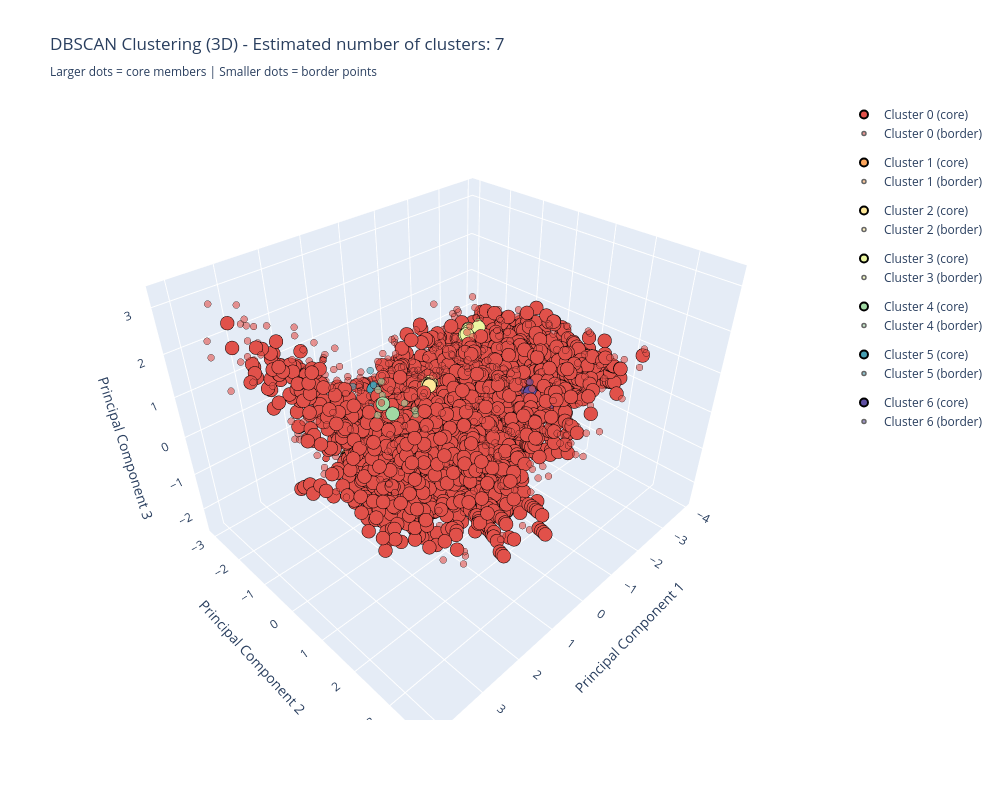

The notebook cell this image was saved under:
### Code cell
#Apply PCA to reduce to 3 dimensions for interactive visualization with Plotly
from sklearn.decomposition import PCA
import plotly.graph_objects as go

pca = PCA(n_components=3)
df_pca = pca.fit_transform(df_scaled)
df_pca = pd.DataFrame(df_pca, columns=['PC1', 'PC2', 'PC3'])

# Create traces for each cluster
fig = go.Figure()

unique_labels = set(labels)
colors_hex = [f'rgb{tuple([int(c*255) for c in plt.cm.Spectral(each)[:3]])}' 
              for each in np.linspace(0, 1, len(unique_labels))]

# Create a mapping of clusters to colors for legend
cluster_color_map = {}
for k, col_hex in zip(sorted(unique_labels), colors_hex):
    cluster_color_map[k] = col_hex

for k, col_hex in zip(sorted(unique_labels), colors_hex):
    if k == -1:
        continue  # Skip noise points for clarity
    class_member_mask = (labels == k)
    xy = df_pca[class_member_mask]
    
    # Get material indices for this cluster
    material_indices = df_slme[class_member_mask].index
    material_info = [f"Material ID: {idx}" for idx in material_indices]
    
    # Separate core and non-core points
    is_core = core_samples_mask[class_member_mask]
    
    # Plot core samples
    core_points = xy[is_core]
    core_materials = [material_info[i] for i, is_c in enumerate(is_core) if is_c]
    
    if len(core_points) > 0:
        fig.add_trace(go.Scatter3d(
            x=core_points['PC1'], y=core_points['PC2'], z=core_points['PC3'],
            mode='markers',
            name=f'Cluster {k} (core)',
            marker=dict(size=8, color=col_hex, opacity=1.0, line=dict(color='black', width=2)),
            text=core_materials,
            hovertemplate=f'<b>Cluster {k} (Core)</b><br>%{{text}}<br>PC1: %{{x:.3f}}<br>PC2: %{{y:.3f}}<br>PC3: %{{z:.3f}}<extra></extra>',
            legendgroup=f'cluster_{k}',
            showlegend=True
        ))
    
    # Plot non-core samples
    non_core_points = xy[~is_core]
    non_core_materials = [material_info[i] for i, is_nc in enumerate(is_core) if not is_nc]
    
    if len(non_core_points) > 0:
        fig.add_trace(go.Scatter3d(
            x=non_core_points['PC1'], y=non_core_points['PC2'], z=non_core_points['PC3'],
            mode='markers',
            name=f'Cluster {k} (border)',
            marker=dict(size=4, color=col_hex, opacity=0.6, line=dict(color='black', width=1.5)),
            text=non_core_materials,
            hovertemplate=f'<b>Cluster {k} (Border)</b><br>%{{text}}<br>PC1: %{{x:.3f}}<br>PC2: %{{y:.3f}}<br>PC3: %{{z:.3f}}<extra></extra>',
            legendgroup=f'cluster_{k}',
            showlegend=True
        ))

n_clusters_ = len(set(labels)) - (1 if -1 in labels else 0)
fig.update_layout(
    title=f'DBSCAN Clustering (3D) - Estimated number of clusters: {n_clusters_}<br><sub>Larger dots = core members | Smaller dots = border points</sub>',
    scene=dict(
        xaxis_title=f'Principal Component 1',
        yaxis_title=f'Principal Component 2',
        zaxis_title=f'Principal Component 3'
    ),
    width=1000,
    height=800,
    hovermode='closest',
    showlegend=True,
    
)
fig.show()

# Print label explanation
print("=" * 60)
print("DBSCAN Label Explanation:")
print("=" * 60)
print(f"Each point in the plot has a cluster label:")
print(f"  • Labels 0, 1, 2, ... = Cluster membership numbers")
print(f"  • Label -1 = Noise points (outliers not assigned to any cluster)")
print(f"\nPoint Types:")
print(f"  • Core members (larger dots): Points at the center of clusters")
print(f"  • Border points (smaller dots): Points on the edges of clusters")
print(f"\nCurrent Clustering Results:")
print(f"  • Number of clusters found: {n_clusters_}")
print(f"  • Number of noise points: {sum(labels == -1)}")
print(f"  • Total materials analyzed: {len(labels)}")
print("=" * 60)

### Figure 1 — Plotly figure (JSON) as saved in the notebook; plotly's stock layout.template omitted (floating-point values rounded to 4 significant figures; data arrays with more than 128 entries replaced by an {"elided": "..."} marker saying what was removed)
{"data": [{"hovertemplate": "<b>Cluster 0 (Core)</b><br>%{text}<br>PC1: %{x:.3f}<br>PC2: %{y:.3f}<br>PC3: %{z:.3f}<extra></extra>", "legendgroup": "cluster_0", "marker": {"color": "rgb(225, 81, 74)", "line": {"color": "black", "width": 2}, "opacity": 1, "size": 8}, "mode": "markers", "name": "Cluster 0 (core)", "showlegend": true, "text": {"elided": "7877 str values"}, "type": "scatter3d", "x": {"elided": "7877 float values"}, "y": {"elided": "7877 float values"}, "z": {"elided": "7877 float values"}}, {"hovertemplate": "<b>Cluster 0 (Border)</b><br>%{text}<br>PC1: %{x:.3f}<br>PC2: %{y:.3f}<br>PC3: %{z:.3f}<extra></extra>", "legendgroup": "cluster_0", "marker": {"color": "rgb(225, 81, 74)", "line": {"color": "black", "width": 1.5}, "opacity": 0.6, "size": 4}, "mode": "markers", "name": "Cluster 0 (border)", "showlegend": true, "text": {"elided": "837 str values"}, "type": "scatter3d", "x": {"elided": "837 float values"}, "y": {"elided": "837 float values"}, "z": {"elided": "837 float values"}}, {"hovertemplate": "<b>Cluster 1 (Core)</b><br>%{text}<br>PC1: %{x:.3f}<br>PC2: %{y:.3f}<br>PC3: %{z:.3f}<extra></extra>", "legendgroup": "cluster_1", "marker": {"color": "rgb(251, 165, 92)", "line": {"color": "black", "width": 2}, "opacity": 1, "size": 8}, "mode": "markers", "name": "Cluster 1 (core)", "showlegend": true, "text": ["Material ID: 45", "Material ID: 17825", "Material ID: 20257", "Material ID: 34410", "Material ID: 34453", "Material ID: 34551", "Material ID: 35404", "Material ID: 36152", "Material ID: 36227", "Material ID: 36254", "Material ID: 44169", "Material ID: 45622"], "type": "scatter3d", "x": [1.426, 1.28, 1.332, 1.426, 1.426, 1.009, 1.017, 0.9115, 1.435, 1.426, 0.9608, 1.378], "y": [-1.734, -1.812, -1.766, -1.734, -1.735, -2.18, -2.198, -2.228, -1.762, -1.734, -2.203, -1.759], "z": [-1.304, -1.479, -1.411, -1.304, -1.304, -1.184, -1.187, -1.301, -1.308, -1.304, -1.242, -1.362]}, {"hovertemplate": "<b>Cluster 1 (Border)</b><br>%{text}<br>PC1: %{x:.3f}<br>PC2: %{y:.3f}<br>PC3: %{z:.3f}<extra></extra>", "legendgroup": "cluster_1", "marker": {"color": "rgb(251, 165, 92)", "line": {"color": "black", "width": 1.5}, "opacity": 0.6, "size": 4}, "mode": "markers", "name": "Cluster 1 (border)", "showlegend": true, "text": ["Material ID: 19949", "Material ID: 36185"], "type": "scatter3d", "x": [1.449, 0.8628], "y": [-1.839, -2.255], "z": [-1.372, -1.359]}, {"hovertemplate": "<b>Cluster 2 (Core)</b><br>%{text}<br>PC1: %{x:.3f}<br>PC2: %{y:.3f}<br>PC3: %{z:.3f}<extra></extra>", "legendgroup": "cluster_2", "marker": {"color": "rgb(254, 232, 153)", "line": {"color": "black", "width": 2}, "opacity": 1, "size": 8}, "mode": "markers", "name": "Cluster 2 (core)", "showlegend": true, "text": ["Material ID: 201", "Material ID: 15368", "Material ID: 22360", "Material ID: 30942", "Material ID: 34904", "Material ID: 35212", "Material ID: 38620", "Material ID: 38867", "Material ID: 43847", "Material ID: 63458"], "type": "scatter3d", "x": [0.3513, 0.2073, 0.3222, 0.3823, 0.3222, 0.4203, 0.4126, 0.3513, 0.4126, 0.4014], "y": [-0.07423, -0.2145, -0.1196, -0.07206, -0.1196, -0.04157, -0.05729, -0.07423, -0.05729, -0.1109], "z": [0.8219, 0.8307, 0.9494, 0.9441, 0.9494, 0.94, 0.941, 0.8219, 0.941, 0.9371]}, {"hovertemplate": "<b>Cluster 2 (Border)</b><br>%{text}<br>PC1: %{x:.3f}<br>PC2: %{y:.3f}<br>PC3: %{z:.3f}<extra></extra>", "legendgroup": "cluster_2", "marker": {"color": "rgb(254, 232, 153)", "line": {"color": "black", "width": 1.5}, "opacity": 0.6, "size": 4}, "mode": "markers", "name": "Cluster 2 (border)", "showlegend": true, "text": ["Material ID: 34557"], "type": "scatter3d", "x": [0.3978], "y": [-0.2353], "z": [0.3825]}, {"hovertemplate": "<b>Cluster 3 (Core)</b><br>%{text}<br>PC1: %{x:.3f}<br>PC2: %{y:.3f}<br>PC3: %{z:.3f}<extra></extra>", "legendgroup": "cluster_3", "marker": {"color": "rgb(236, 247, 162)", "line": {"color": "black", "width": 2}, "opacity": 1, "size": 8}, "mode": "markers", "name": "Cluster 3 (core)", "showlegend": true, "text": ["Material ID: 2802", "Material ID: 3115", "Material ID: 3277", "Material ID: 3663", "Material ID: 4089", "Material ID: 4767", "Material ID: 5482", "Material ID: 5558", "Material ID: 6721", "Material ID: 6827", "Material ID: 6925", "Material ID: 24993", "Material ID: 30643", "Material ID: 35167", "Material ID: 39425", "Material ID: 41344", "Material ID: 62914"], "type": "scatter3d", "x": [-1.523, -1.53, -1.533, -1.53, -1.53, -1.303, -1.407, -1.53, -1.38, -1.283, -1.523, -1.41, -1.303, -1.281, -1.213, -1.53, -1.362], "y": [-0.7711, -0.7747, -0.7739, -0.7747, -0.7747, -0.6135, -0.6986, -0.7747, -0.6772, -0.6777, -0.7705, -0.4053, -0.6132, -0.6752, -0.5657, -0.7752, -0.6411], "z": [1.179, 1.179, 1.179, 1.179, 1.179, 1.167, 1.293, 1.179, 1.29, 1.199, 1.179, 1.449, 1.168, 1.198, 1.287, 1.179, 1.275]}, {"hovertemplate": "<b>Cluster 3 (Border)</b><br>%{text}<br>PC1: %{x:.3f}<br>PC2: %{y:.3f}<br>PC3: %{z:.3f}<extra></extra>", "legendgroup": "cluster_3", "marker": {"color": "rgb(236, 247, 162)", "line": {"color": "black", "width": 1.5}, "opacity": 0.6, "size": 4}, "mode": "markers", "name": "Cluster 3 (border)", "showlegend": true, "text": ["Material ID: 27371", "Material ID: 29555", "Material ID: 62856"], "type": "scatter3d", "x": [-1.636, -1.636, -1.657], "y": [-0.6252, -0.6254, -0.617], "z": [1.408, 1.408, 1.387]}, {"hovertemplate": "<b>Cluster 4 (Core)</b><br>%{text}<br>PC1: %{x:.3f}<br>PC2: %{y:.3f}<br>PC3: %{z:.3f}<extra></extra>", "legendgroup": "cluster_4", "marker": {"color": "rgb(161, 217, 164)", "line": {"color": "black", "width": 2}, "opacity": 1, "size": 8}, "mode": "markers", "name": "Cluster 4 (core)", "showlegend": true, "text": ["Material ID: 23535", "Material ID: 23987", "Material ID: 29978"], "type": "scatter3d", "x": [1.688, 1.721, 1.72], "y": [-0.01049, 0.3095, 0.3089], "z": [1.13, 1.07, 1.07]}, {"hovertemplate": "<b>Cluster 4 (Border)</b><br>%{text}<br>PC1: %{x:.3f}<br>PC2: %{y:.3f}<br>PC3: %{z:.3f}<extra></extra>", "legendgroup": "cluster_4", "marker": {"color": "rgb(161, 217, 164)", "line": {"color": "black", "width": 1.5}, "opacity": 0.6, "size": 4}, "mode": "markers", "name": "Cluster 4 (border)", "showlegend": true, "text": ["Material ID: 22863", "Material ID: 23360", "Material ID: 23503", "Material ID: 23559", "Material ID: 25108", "Material ID: 27404", "Material ID: 38225", "Material ID: 54541"], "type": "scatter3d", "x": [1.584, 1.706, 1.404, 1.364, 1.167, 1.748, 2.055, 1.637], "y": [0.8058, 0.01356, -0.3617, -0.3536, 0.02513, -0.04797, 0.2708, 0.8835], "z": [1.33, 1.662, 1.021, 0.8118, 0.9034, 1.46, 1.184, 1.298]}, {"hovertemplate": "<b>Cluster 5 (Core)</b><br>%{text}<br>PC1: %{x:.3f}<br>PC2: %{y:.3f}<br>PC3: %{z:.3f}<extra></extra>", "legendgroup": "cluster_5", "marker": {"color": "rgb(71, 159, 179)", "line": {"color": "black", "width": 2}, "opacity": 1, "size": 8}, "mode": "markers", "name": "Cluster 5 (core)", "showlegend": true, "text": ["Material ID: 25500"], "type": "scatter3d", "x": [1.03], "y": [-1.121], "z": [0.629]}, {"hovertemplate": "<b>Cluster 5 (Border)</b><br>%{text}<br>PC1: %{x:.3f}<br>PC2: %{y:.3f}<br>PC3: %{z:.3f}<extra></extra>", "legendgroup": "cluster_5", "marker": {"color": "rgb(71, 159, 179)", "line": {"color": "black", "width": 1.5}, "opacity": 0.6, "size": 4}, "mode": "markers", "name": "Cluster 5 (border)", "showlegend": true, "text": ["Material ID: 22547", "Material ID: 23305", "Material ID: 24994", "Material ID: 25044", "Material ID: 25595", "Material ID: 32483"], "type": "scatter3d", "x": [1.477, 0.8029, 1.121, 1.135, 1.229, 1.228], "y": [-1.232, -1.482, -1.356, -1.134, -0.8524, -0.8522], "z": [0.8609, 0.8358, 0.2054, 0.2168, 0.9629, 0.9629]}, {"hovertemplate": "<b>Cluster 6 (Core)</b><br>%{text}<br>PC1: %{x:.3f}<br>PC2: %{y:.3f}<br>PC3: %{z:.3f}<extra></extra>", "legendgroup": "cluster_6", "marker": {"color": "rgb(94, 79, 162)", "line": {"color": "black", "width": 2}, "opacity": 1, "size": 8}, "mode": "markers", "name": "Cluster 6 (core)", "showlegend": true, "text": ["Material ID: 38109"], "type": "scatter3d", "x": [-0.9235], "y": [1.533], "z": [0.8878]}, {"hovertemplate": "<b>Cluster 6 (Border)</b><br>%{text}<br>PC1: %{x:.3f}<br>PC2: %{y:.3f}<br>PC3: %{z:.3f}<extra></extra>", "legendgroup": "cluster_6", "marker": {"color": "rgb(94, 79, 162)", "line": {"color": "black", "width": 1.5}, "opacity": 0.6, "size": 4}, "mode": "markers", "name": "Cluster 6 (border)", "showlegend": true, "text": ["Material ID: 4350", "Material ID: 27129", "Material ID: 37428", "Material ID: 37952", "Material ID: 38659", "Material ID: 45798"], "type": "scatter3d", "x": [-0.91, -1.259, -0.9631, -0.8824, -0.8566, -0.9475], "y": [1.516, 1.217, 1.92, 1.875, 1.423, 2.124], "z": [1.138, 0.6828, 0.8504, 0.8015, 0.9095, 0.8391]}], "layout": {"height": 800, "hovermode": "closest", "scene": {"xaxis": {"title": {"text": "Principal Component 1"}}, "yaxis": {"title": {"text": "Principal Component 2"}}, "zaxis": {"title": {"text": "Principal Component 3"}}}, "showlegend": true, "title": {"text": "DBSCAN Clustering (3D) - Estimated number of clusters: 7<br><sub>Larger dots = core members | Smaller dots = border points</sub>"}, "width": 1000}}
